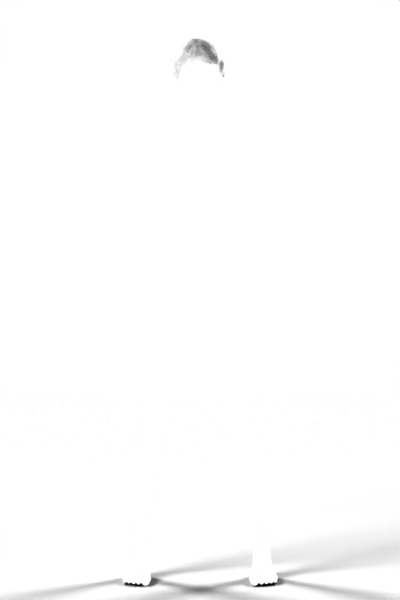
#> input picture assets/perso/biceps/cheveux/a-m0-g0-courte.webp, 400 x 600 px; its folder holds 2 pictures in this run
$ python neutraliser-cheveux.py ../../assets/perso/biceps/cheveux ../../assets/perso/biceps/cheveux/a-m0-g1-courte.webp
#> lines starting #> are read from the running program, lines starting #| are printed output that depends on the picture; after the words box and inside, x2 and y2 are one past the last pixel; in counts of white or black regions, pixels touching at a corner belong together
# Cheveux en niveaux de gris clairs : l'app les colore ensuite à la couleur choisie (multiplication).
# Usage : python neutraliser-cheveux.py dossier_entree dossier_sortie   (PNG ou WebP en entrée, WebP qualité 78 en sortie)
# Chaque image est ramenée à une luminosité médiane de 185 sur 255 : toutes les coiffures prennent la même couleur.
import sys, os
import numpy as np
from PIL import Image

src, dst = sys.argv[1], sys.argv[2]
os.makedirs(dst, exist_ok=True)
for f in sorted(os.listdir(src)):
    if not f.endswith((".png", ".webp")): continue
    im = np.array(Image.open(os.path.join(src, f)).convert("RGBA")).astype(float)
    L = im[..., :3] @ [0.299, 0.587, 0.114]; vis = im[..., 3] > 128
#> after `L = im[..., :3] @ [0.299, 0.587, 0.114]`:
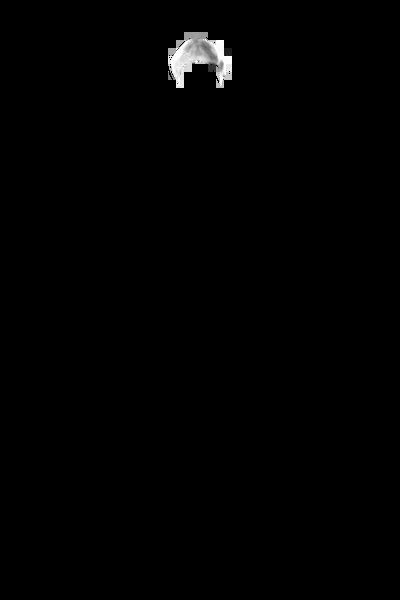
#> L: shape (600, 400) float64; min 0, max 255, mean 1.9
#> after `vis = im[..., 3] > 128`:
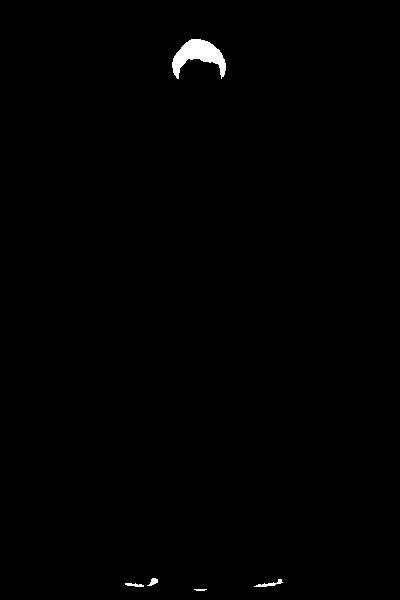
#> vis: shape (600, 400) bool; 0.53% white; 5 white regions, box (x1, y1, x2, y2) and area: (172, 39, 226, 79) 1057, (254, 579, 283, 587) 82, (125, 583, 144, 587) 50, (147, 578, 158, 586) 49, (194, 589, 207, 591) 22
    med = np.median(L[vis]) if vis.any() else 128
#> med = 184
    L = np.clip(L * (185 / max(med, 1)), 0, 255)
    out = Image.fromarray(np.dstack([L, L, L, im[..., 3]]).astype(np.uint8))
    out.save(os.path.join(dst, os.path.splitext(f)[0] + ".webp"), "WEBP", quality=78, method=4)
#> pass 2 of the loop `for f in sorted(os.listdir(src)):`:
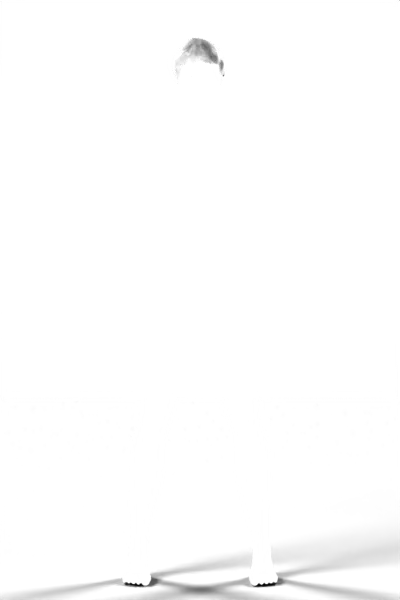
#> input picture assets/perso/biceps/cheveux/a-m0-g1-courte.webp, 400 x 600 px
#> `L = im[..., :3] @ [0.299, 0.587, 0.114]`:
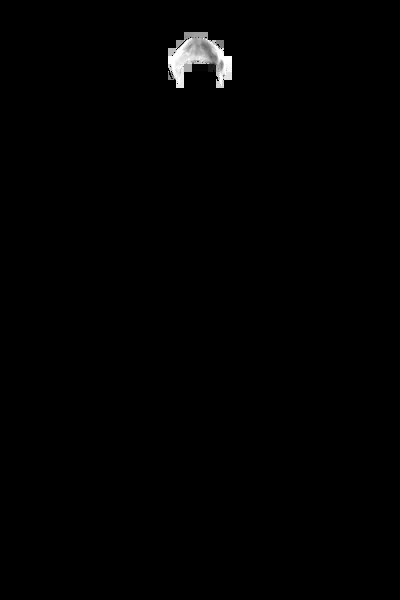
#> L: shape (600, 400) float64; min 0, max 255, mean 1.9
#> `vis = im[..., 3] > 128`:
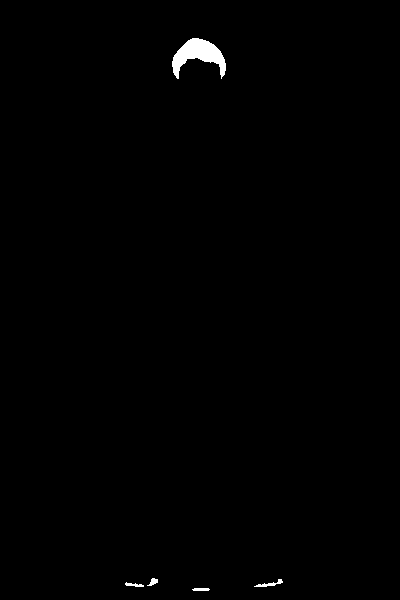
#> vis: shape (600, 400) bool; 0.54% white; 5 white regions, box (x1, y1, x2, y2) and area: (172, 38, 226, 79) 1065, (254, 579, 283, 587) 83, (125, 582, 144, 587) 52, (192, 588, 210, 591) 49, (147, 578, 158, 586) 48
print("fait")
